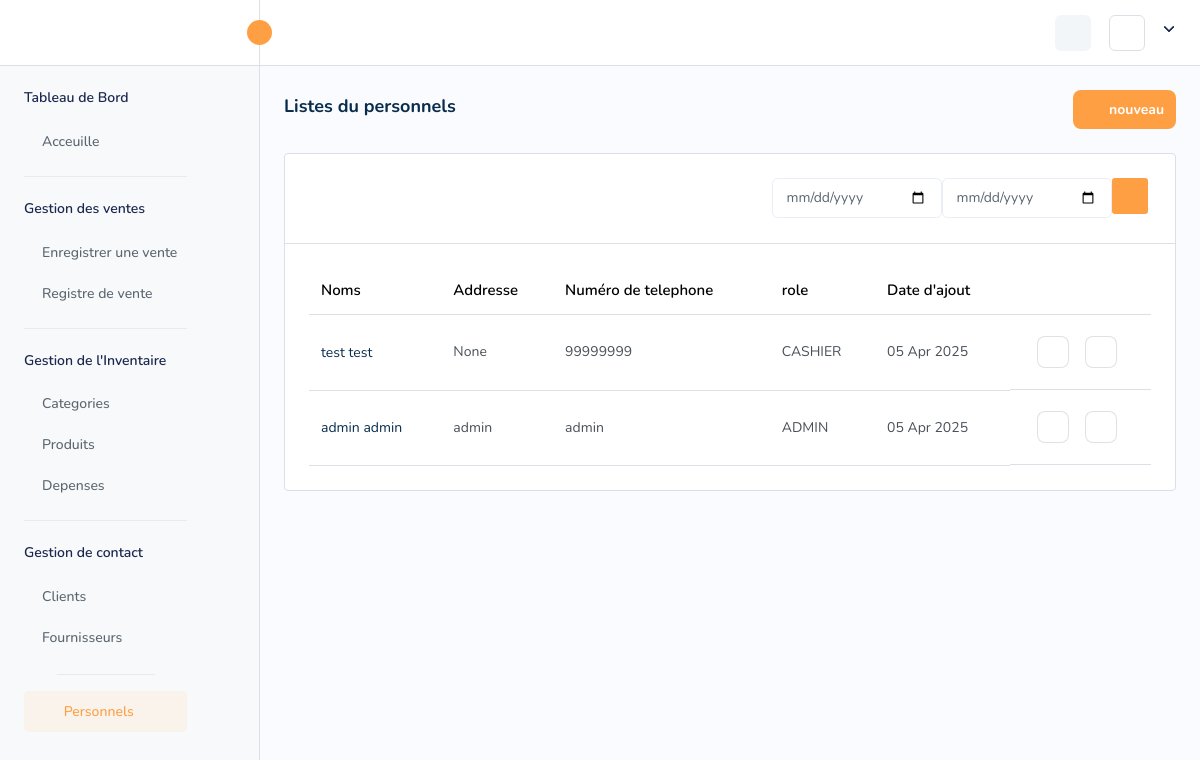
The page /crm/personnels/ on the database its author committed.
### personnels/models.py (models this page shows, shortened)
class User(AbstractUser):
    objects = CustomUserManager()
    USERNAME_FIELD = 'telephone'
    REQUIRED_FIELDS = ['nom', 'prenoms', 'address', 'role']
    ROLE_CHOICES = [
        ('ADMIN', 'Administrateur'),
        ('CASHIER', 'Caissier'),
    ]
    nom = models.CharField(max_length=50)
    prenoms = models.CharField(max_length=50)
    telephone = models.CharField(max_length=50, unique=True)
    address = models.TextField("", blank=True, null=True)
    role = models.CharField(max_length=20, choices=ROLE_CHOICES)
    disponible = models.BooleanField(default=True)

### crm/views.py (the view, shortened to what this page needs)
# urls.py: path('personnels/', views.UserListView.as_view(), name='user-list'),
class UserListView(View):
    def get(self, request):
        users = User.objects.all()
        form = CustomUserCreationForm()
        all_permissions = Permission.objects.all()
        return render(request, 'pages/personnels-list.html', {'users': users, 'form': form,'all_permissions': all_permissions, })

### personnels/forms.py (shortened to what this page needs)
class CustomUserCreationForm(UserCreationForm):
    class Meta:
        model = User
        fields = ('telephone', 'nom', 'prenoms', 'role')
    def __init__(self, *args, **kwargs):
        super().__init__(*args, **kwargs)
        self.fields['telephone'].widget.attrs.update({'class': 'form-control', 'placeholder': 'Numéro de téléphone'})
        self.fields['nom'].widget.attrs.update({'class': 'form-control', 'placeholder': 'Nom'})
        self.fields['prenoms'].widget.attrs.update({'class': 'form-control', 'placeholder': 'Prénoms'})
        self.fields['password1'].widget.attrs.update({'class': 'form-control pass-input '})
        self.fields['password2'].widget.attrs.update({'class': 'form-control pass-input '})
        self.fields['role'].widget.attrs.update({'class': 'form-control'})

### pos/context_processor.py (called while the page is built)
def default(request):
   try :
    order, _ = Order.objects.get_or_create(server=request.user, status="En cours")
    stickers = []
    counter = 0
    total_items_count = sum(item.quantity for item in order.items.all())  # Total d'étiquettes à générer
    for item in order.items.all():
        for _ in range(item.quantity):
            counter += 1
            stickers.append({
                'order_id': order.id,
                'product_code': item.size.product.code,
                'size': item.size.size,
                'counter': counter,
                'total': total_items_count
            })
    return {
        'order': order,
        'stickers': stickers,
    }
   except :
         return {}

### template/pages/personnels-list.html (shortened to what this page needs)
{% extends "base/base.html" %}
{% load static %}
{% block base %}
{% include 'include/navbar.html' %}
{% include 'include/sidebar.html' %}
<div class="page-wrapper">
    <div class="content">
        <div class="page-header">
            <div class="add-item d-flex">
                <div class="page-title">
                    <h4>Listes du personnels</h4>
                </div>
            </div>
            <div class="page-btn">
                <a href="" data-bs-toggle="modal" data-bs-target="#add-client" class="btn btn-added"><i
                        data-feather="plus-circle" class="me-2"></i>nouveau</a>
            </div>
        </div>
        <div class="card table-list-card">
            <div class="card-body">
                <div class="table-top">
                    <div class="search-set">
                        <div class="search-input">
                            <a href="javascript:void(0);" class="btn btn-searchset"></a>
                        </div>
                    </div>
                    <div class="search-path row">
                        <input type="date" name="" id="date_debut" style="width: 170px;" class="form-control col-4">
                        <input type="date" name="" id="date_fin" class="form-control col-4" style="width: 170px;">
                        <a class="btn btn-filter" id="filter-btn">
                        </a>
                    </div>
                </div>
                <div class="table-responsive product-list">
                    <table class="table datanew" id="order-table">
                        <thead>
                            <tr>
                                <th>Noms</th>
                                <th>Addresse</th>
                                <th>Numéro de telephone</th>
                                <th>role</th>
                                <th>Date d'ajout</th>
                                <th class="no-sort"></th>
                            </tr>
                        </thead>
                        <tbody id="user-list">
                            {% include 'partials/personnels-list.html' %}
                        </tbody>
                    </table>
                </div>
            </div>
        </div>
    </div>
</div>
{% endblock base %}

### template/partials/personnels-list.html (shortened to what this page needs)
{% load static %}
{% for user in users %}
<tr>
    <td>
        <div class="userimgname cust-imgname">
        <a href="javascript:void(0);">{{user.nom}} {{user.prenoms}}</a>
    </div>
</td>
    <td>{{user.address}}</td>
    <td>{{user.telephone}}</td>
    <td>{{user.role}}</td>
    <td>{{user.date_joined|date:'d M Y'}}</td>
    <td class="action-table-data">
        <a class="me-2 p-2" data-bs-toggle="modal" data-bs-target="#edit-user-{{user.id}}"  style="height: fit-content;">
            <i data-feather="edit" class="feather-edit"></i>
        </a>
        <div class="edit-delete-action mx-2">
            <form  method="post" action="{% url 'user-delete' user.id %}"  >
                <a onclick="document.getElementById('btn-{{user.id}}').click();" href="javascript:void(0);" type="submit">
                    <i data-feather="trash-2" class="feather-trash-2"></i>
                </a>
            </form>
        </div>
    </td>
</tr>
{% endfor %}

### rows shown on the page
User: nom "test", prenoms "test", address "None", telephone "99999999", role "CASHIER", date_joined "05 Apr 2025"
User: nom "admin", prenoms "admin", address "admin", telephone "admin", role "ADMIN", date_joined "05 Apr 2025"
